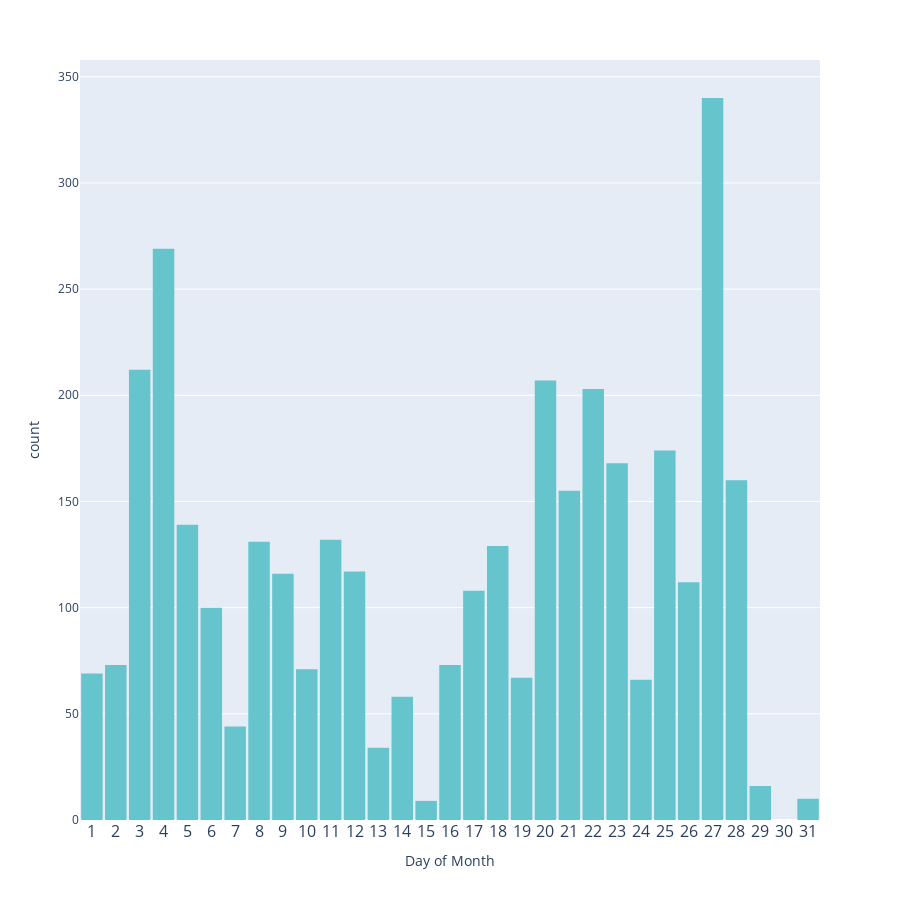

The cell this chart's notebook holds for it:
### Code cell
# Create a histogram using Plotly Express
import plotly.express as px
fig = px.histogram(x=my_data['endTime'].dt.day, nbins=31,
                   color_discrete_sequence=px.colors.qualitative.Pastel)

# Update the x-axis labels
fig.update_layout(xaxis={'title': 'Day of Month',
                  'tickmode': 'linear', 'dtick': 1,'tickfont': {'size': 16}}, bargap=0.1,
    height=900)


# Show the plot
fig.show()

### Figure 1 — Plotly figure (JSON) as saved in the notebook; plotly's stock layout.template omitted (floating-point values rounded to 4 significant figures; data arrays with more than 128 entries replaced by an {"elided": "..."} marker saying what was removed)
{"data": [{"alignmentgroup": "True", "bingroup": "x", "hovertemplate": "x=%{x}<br>count=%{y}<extra></extra>", "legendgroup": "", "marker": {"color": "rgb(102, 197, 204)", "pattern": {"shape": ""}}, "name": "", "nbinsx": 31, "offsetgroup": "", "orientation": "v", "showlegend": false, "type": "histogram", "x": {"elided": "3562 int values"}, "xaxis": "x", "yaxis": "y"}], "layout": {"bargap": 0.1, "barmode": "relative", "height": 900, "legend": {"tracegroupgap": 0}, "margin": {"t": 60}, "xaxis": {"anchor": "y", "domain": [0, 1], "dtick": 1, "tickfont": {"size": 16}, "tickmode": "linear", "title": {"text": "Day of Month"}}, "yaxis": {"anchor": "x", "domain": [0, 1], "title": {"text": "count"}}}}
